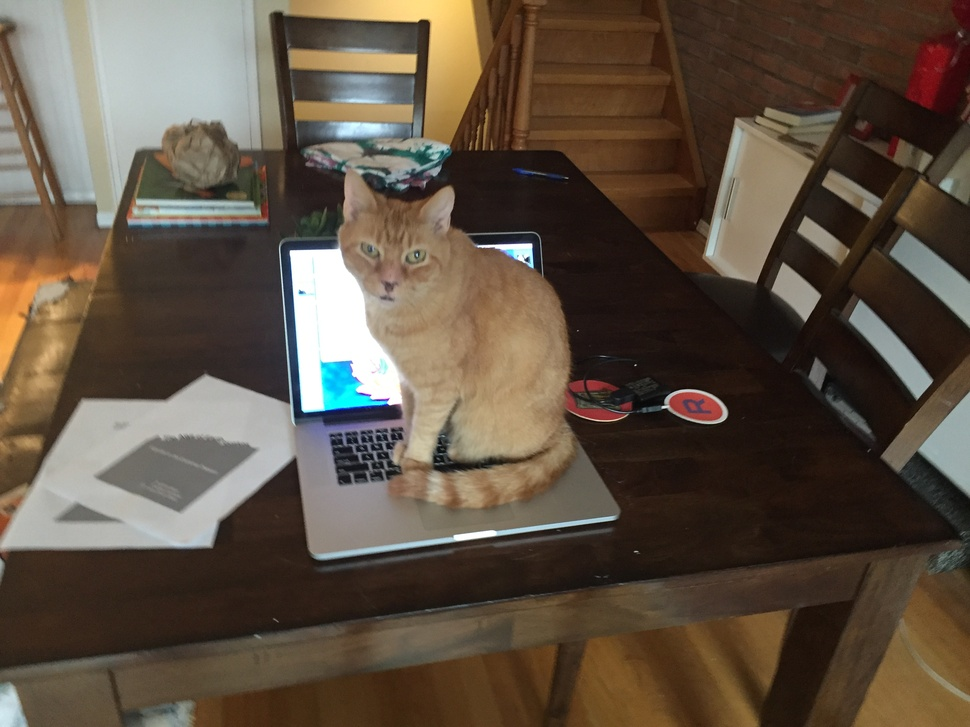
#> input picture img.jpg, 970 x 727 px, shrunk from 3264 x 2448 before the run
$ python invert.py img.jpg
#> lines starting #> are read from the running program, lines starting #| are printed output that depends on the picture
#> further down, img is the input picture: PIL image 970x727 RGB; mean R, G, B 94.7, 81.4, 67.3
from PIL import Image
import numpy as np


def pixelate(img,pixel_size=5):
#> called with pixel_size = 5
    X,Y = img.size
#> X = 970; Y = 727
    data = np.array(img)
    for x in range(X):
        for y in range(Y):
            for j in range(3):
                data[y][x][j] = 255 - data[y][x][j]
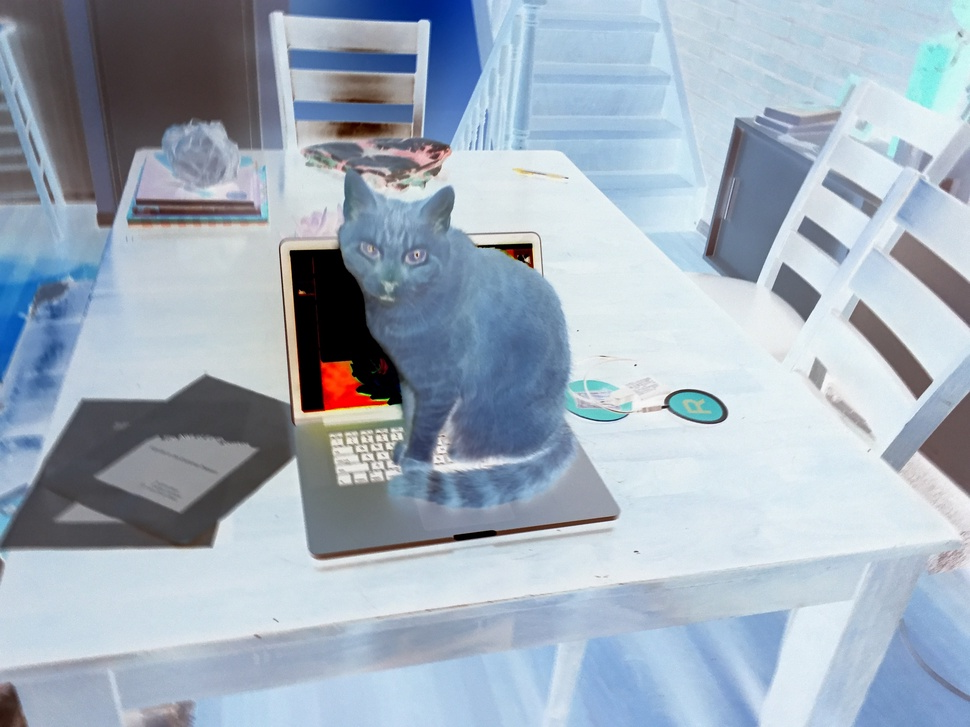
#> data: shape (727, 970, 3); mean R, G, B 160.3, 173.6, 187.7
    img = Image.fromarray(data)
    return img

if __name__ == '__main__':
    import sys
    from optparse import OptionParser
    parser = OptionParser()
    opts,args = parser.parse_args()
    if len(args) <= 0:
        print("No image provided")
        sys.exit(1)
    img = Image.open(args[0])
    img = pixelate(img)
    img.save('out.png')
